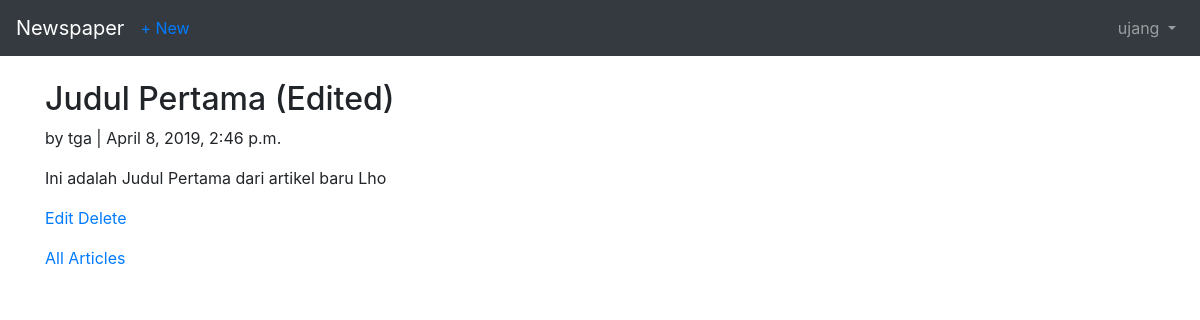
Screenshot of /articles/1/ (signed in) with the database file from the repository.
### users/models.py (models this page shows)
class CustomUser(AbstractUser):
	age = models.PositiveIntegerField(null=True, blank=True)

### articles/models.py (models this page shows, shortened)
class Article(models.Model):
	title = models.CharField(max_length=255)
	body = models.TextField()
	date = models.DateTimeField(auto_now_add=True)
	author = models.ForeignKey(
		get_user_model(),
		on_delete=models.CASCADE
	)

### articles/views.py (the view)
# urls.py: path('<int:pk>/', ArticleDetailView.as_view(), name='article_detail'),
class ArticleDetailView(LoginRequiredMixin, DetailView):
	model = Article
	template_name = 'articles/detail_view.html'
	login_url = 'login'

### templates/articles/detail_view.html
{% extends 'base.html' %}
{% block content %}
<div class="article-entry">
	<h2>{{ object.title }}</h2>
	<p>by {{ object.author }} | {{ object.date }}</p>
	<p>{{ object.body }}</p>
</div>
<p>
	<a href="{% url 'article_edit' article.pk %}">Edit</a>
	<a href="{% url 'article_delete' article.pk %}">Delete</a>
</p>
<p>
	<a href="{% url 'article_list' %}">All Articles</a>
</p>
{% endblock content %}

### templates/base.html (shortened to what this page needs)
{% load static %}
<html>
<head>
	<link rel="stylesheet" href="{% static 'css/bootstrap.min.css' %}">
</head>
<body>
	<nav class="navbar navbar-expand-md navbar-dark bg-dark mb-4">
		<a href="{% url 'home' %}" class="navbar-brand">Newspaper</a>
		{% if user.is_authenticated %}
			<ul class="navbar-nav mr-auto">
				<li class="nav-item">
					<a href="{% url 'article_new' %}">+ New</a>
				</li>
			</ul>
		{% endif %}
		<div class="collapse navbar-collapse" id="navbarCollapse">
			{% if user.is_authenticated %}
				<ul class="navbar-nav ml-auto">
					<li class="nav-item">
						<a href="#" class="nav-link dropdown-toggle" id="userMenu" data-toggle="dropdwon" aria-haspopup="true" aria-expanded="false">
							{{ user.username }}
						</a>
					</li>
				</ul>
			{% else %}
				<form class="form-inline ml-auto">
					<a href="{% url 'login' %}" class="btn btn-outline-secondary">Log In</a>
					<a href="{% url 'signup' %}" class="btn btn-primary ml-2">Sign Up</a>
				</form>
			{% endif%}
		</div>
	</nav>
	<div class="container">
		{% block content %}
		{% endblock content %}
	</div>
</body>
</html>

### rows the page displays
CustomUser: username "ujang"
Article: title "Judul Pertama (Edited)", author "tga", date "April 8, 2019, 2:46 p.m.", body "Ini adalah Judul Pertama dari artikel baru Lho"
